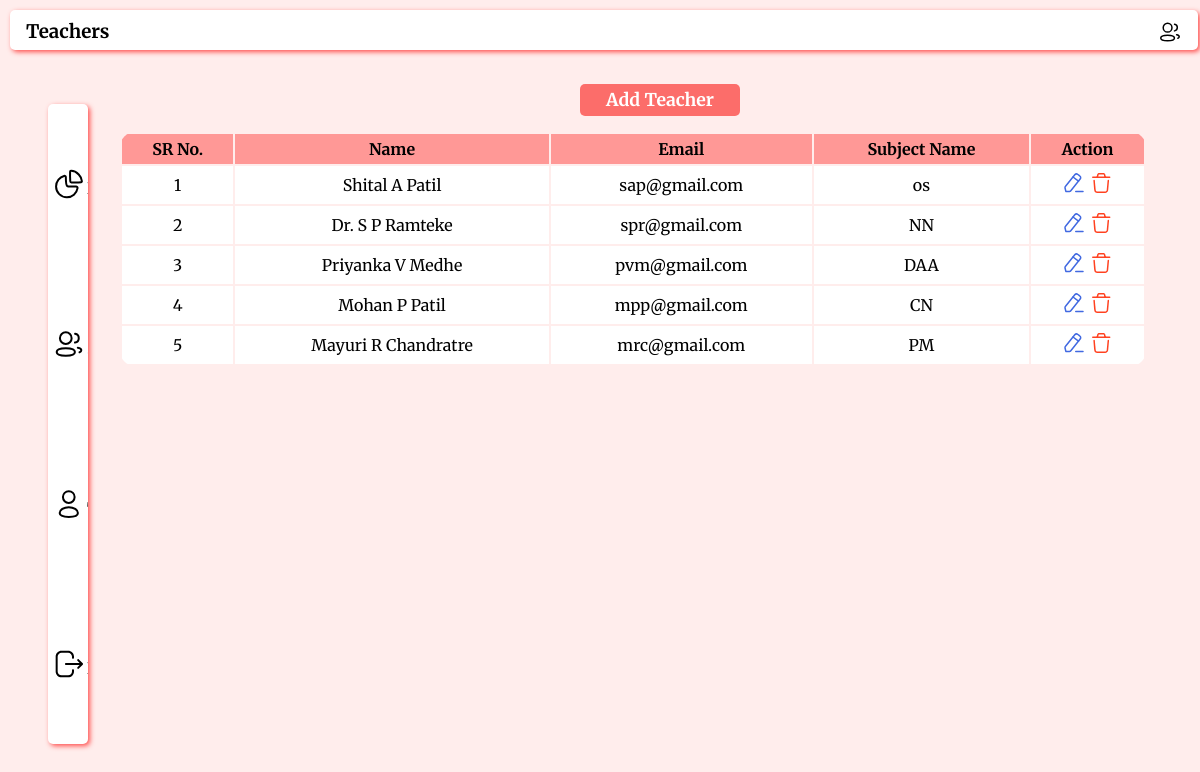
Page /admin/teacher.php (signed in) on the committed database.
### tables this page shows
CREATE TABLE `teacher` (
  `id` int(11) NOT NULL,
  `name` varchar(50) NOT NULL,
  `email` varchar(50) NOT NULL,
  `subject` varchar(50) NOT NULL,
  `password` varchar(50) NOT NULL
);

### admin/teacher.php (the view, shortened to what this page needs)
<?php
$con = mysqli_connect("localhost", "root", "", "qr_ats");
$query = "select * from teacher";
$result = mysqli_query($con, $query);
?>
<!DOCTYPE html>
<html lang="en">
<head>
    <link rel="stylesheet" href="../css/style.css">
</head>
<body>
    <main>
        <?php $title = 'Teachers';
        include "../componets/header.php" ?>
        <?php include "../componets/sidebar.php" ?>
        <div class="container">
        <a href="add_teacher.php" class="add">Add Teacher</a>
            <?php
            if (mysqli_num_rows($result) <= 0) {
                echo "<h3 style='margin-top: 20px; color: red;'>No One Teacher Register yet!</h3>";
            } else {
                echo '
                <table>
                    <tr>
                        <th>SR No.</th>
                        <th>Name</th>
                        <th>Email</th>
                        <th>Subject Name</th>
                        <th>Action</th>
                    </tr>';
                while ($row = mysqli_fetch_assoc($result)) {
                    echo
                        "<tr>
                    <td>" . $row["id"] . "</td>
                    <td>" . $row["name"] . "</td>
                    <td>" . $row["email"] . "</td>
                    <td>" . $row["subject"] . "</td>
                    <td><a href='edit_teacher.php?id=$row[id]&name=$row[name]&email=$row[email]&subject=$row[subject]' class='edit'><img src='../resources/icons/Edit.svg'></a>
                        <a href='delete_teacher.php?id=$row[id]' class='delete' onclick='return wantDelete()'><img src='../resources/icons/Delete.svg' onclick='return wantDelete()'></a></td>
                </tr>";
                }
            }
            ?>
            </table>
        </div>
    </main>
</body>
</html>

### css/style.css (style rules this page uses)
* { margin: 0px; padding: 0px; font-family: "Merriweather", serif; }
body { background-color: #ffedec; }
.container { width: 80%; height: auto; float: right; overflow: auto; }
table { margin-top: 1rem; width: 95%; text-align: center; border-radius: 15px; overflow: hidden; }
th { padding: 5px; background-color: #ff9896; }
td { padding: 5px; background-color: white; }
.add { color: white; background-color: #fc6d6a; text-decoration: none; font-size: 1.1rem; margin: auto; margin-top: 20px; display: block; padding: 5px; width: 150px; text-align: center; font-weight: bold; border-radius: 5px; }
@media only screen and (min-width: 992px) { .container { width: 90%; } }

### rows in the picture
teacher: id "1", name "Shital A Patil", email "sap@gmail.com", subject "os"
teacher: id "2", name "Dr. S P Ramteke", email "spr@gmail.com", subject "NN"
teacher: id "3", name "Priyanka V Medhe", email "pvm@gmail.com", subject "DAA"
teacher: id "4", name "Mohan P Patil", email "mpp@gmail.com", subject "CN"
teacher: id "5", name "Mayuri R Chandratre", email "mrc@gmail.com", subject "PM"

### other values in the picture
$title "Teachers"
